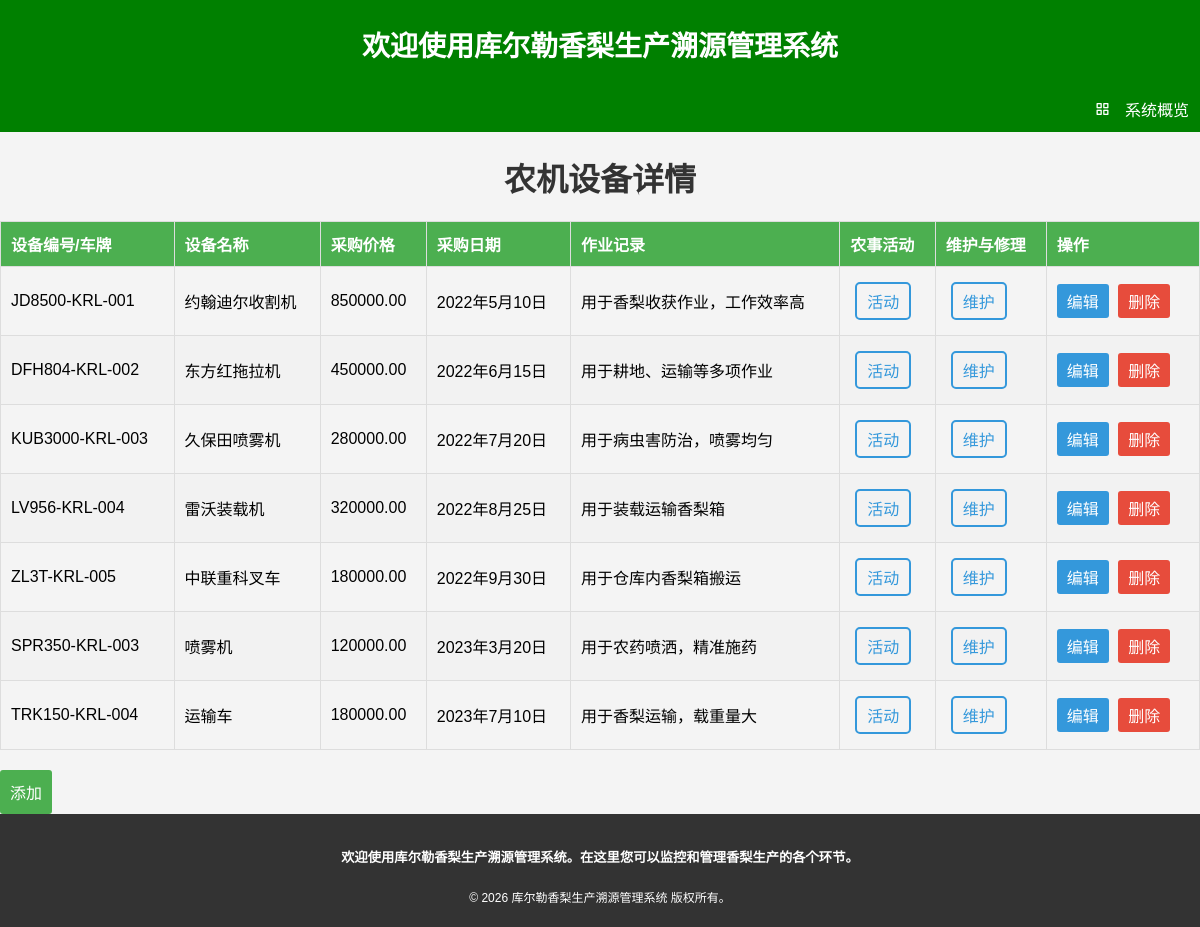
Screenshot of /show_machinery/ with the database file from the repository.
### homepage/models.py (models this page shows)
class Machinery(models.Model):
    user=models.ForeignKey(User, on_delete=models.CASCADE,default=1)
    Number_plate= models.CharField(max_length=20, primary_key=True, verbose_name="设备编号")
    Equipment_name= models.CharField(max_length=20, verbose_name="设备名称")
    Purchase_price= models.DecimalField(max_digits=10,decimal_places=2, default=0, verbose_name="购买价格")
    Purchase_date = models.DateField(verbose_name="购买日期")
    Operation=models.TextField(blank=True, verbose_name="操作说明")
    class Meta:
        db_table = "Machinery"
        verbose_name = "机械设备"
        verbose_name_plural = "机械设备"

### homepage/views.py (the view)
# urls.py: path('show_machinery/', Show_machinery, name="show-machinery"),
def Show_machinery(request):
    machinery = Machinery.objects.all()
    print(f"DEBUG: 查询到 {machinery.count()} 台农机设备")
    return render(request, "homepage/showmachinery.html", {'machinery':machinery})

### homepage/templates/homepage/showmachinery.html (shortened to what this page needs)
{%extends 'homepage/base.html'%}
{%block content%}
<head>
</head>
<body>
    <h1>农机设备详情</h1>
    <table>
        <thead>
            <tr>
              <th>设备编号/车牌</th>
              <th>设备名称</th>
              <th>采购价格</th>
              <th>采购日期</th>
              <th>作业记录</th>
              <th>农事活动</th>
              <th>维护与修理</th>
              <th>操作</th>
            </tr>
        </thead>
        <tbody>
            {% for machine in machinery %}
            <tr>
              <td>{{ machine.Number_plate }}</td>
              <td>{{ machine.Equipment_name }}</td>
              <td>{{ machine.Purchase_price }}</td>
              <td>{{ machine.Purchase_date }}</td>
              <td>{{ machine.Operation }}</td>
                <td>
                  <a href="{% url 'homepage:show-machineryactivities' Number_plate=machine.Number_plate %}" class=expenses-link>活动</a>
               </td>
               <td>
                <a href="{% url 'homepage:show-machinerymaintenance' Number_plate=machine.Number_plate %}" class=expenses-link>维护</a>
             </td>
                <td>
                <a href="{% url 'homepage:update-machinery' Number_plate=machine.Number_plate%}" class="update-link">编辑</a>
                <a href="{% url 'homepage:delete-machinery' Number_plate=machine.Number_plate %}"class="delete-link">删除</a>
                </td>
            </tr>
            {% endfor %}
        </tbody>
    </table>
    <a href="{% url 'homepage:add-machinery' %}" class="add-button">添加</a>
</body>
{%endblock%}

### homepage/templates/homepage/showmachinery.html (style rules this page uses)
body { font-family: Arial, sans-serif; background-color: #f4f4f4; margin: 0; padding: 0; }
h1 { color: #333; text-align: center; }
table { width: 100%; border-collapse: collapse; margin-top: 20px; }
th, td { border: 1px solid #ddd; padding: 10px; text-align: left; }
th { background-color: #4caf50; color: white; }
tr:nth-child(even) { background-color: #f2f2f2; }
.update-link, .delete-link { display: inline-block; padding: 5px 10px; text-decoration: none; color: #fff; border-radius: 3px; margin-right: 5px; }
.update-link { background-color: #3498db; }
.delete-link { background-color: #e74c3c; }
.add-button { display: inline-block; padding: 10px; background-color: #4caf50; color: white; text-decoration: none; border-radius: 3px; margin-top: 20px; }
.expenses-link { display: inline-block; padding: 5px 10px; margin: 5px; text-align: center; text-decoration: none; border: 2px solid #3498db; color: #3498db; border-radius: 5px; transition: background-color 0.3s, color 0.3s; }

### rows the page displays
Machinery: Number_plate "JD8500-KRL-001", Equipment_name "约翰迪尔收割机", Purchase_price "850000.00", Purchase_date "2022年5月10日", Operation "用于香梨收获作业，工作效率高"
Machinery: Number_plate "DFH804-KRL-002", Equipment_name "东方红拖拉机", Purchase_price "450000.00", Purchase_date "2022年6月15日", Operation "用于耕地、运输等多项作业"
Machinery: Number_plate "KUB3000-KRL-003", Equipment_name "久保田喷雾机", Purchase_price "280000.00", Purchase_date "2022年7月20日", Operation "用于病虫害防治，喷雾均匀"
Machinery: Number_plate "LV956-KRL-004", Equipment_name "雷沃装载机", Purchase_price "320000.00", Purchase_date "2022年8月25日", Operation "用于装载运输香梨箱"
Machinery: Number_plate "ZL3T-KRL-005", Equipment_name "中联重科叉车", Purchase_price "180000.00", Purchase_date "2022年9月30日", Operation "用于仓库内香梨箱搬运"
Machinery: Number_plate "SPR350-KRL-003", Equipment_name "喷雾机", Purchase_price "120000.00", Purchase_date "2023年3月20日", Operation "用于农药喷洒，精准施药"
Machinery: Number_plate "TRK150-KRL-004", Equipment_name "运输车", Purchase_price "180000.00", Purchase_date "2023年7月10日", Operation "用于香梨运输，载重量大"
